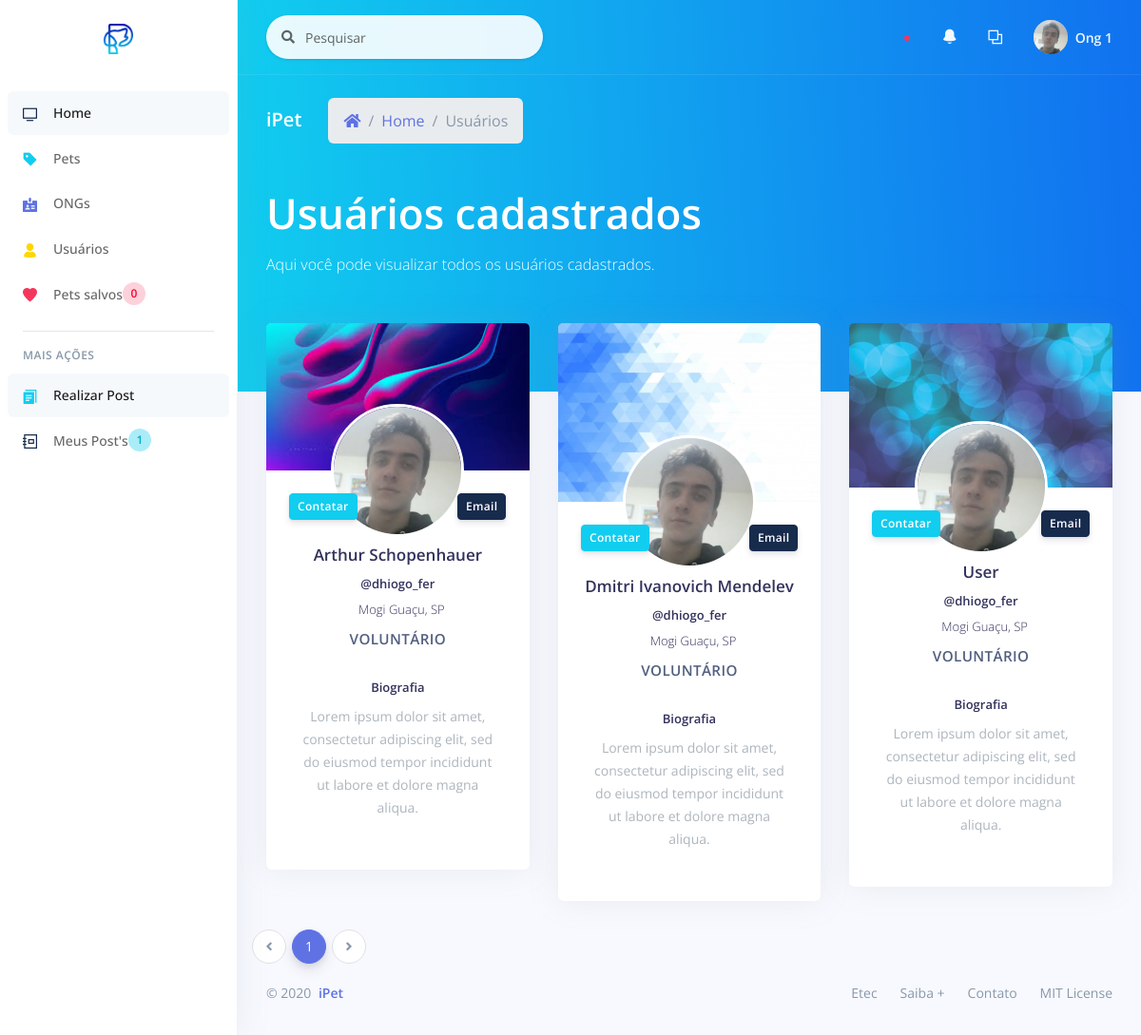
Page /_site/_ong/list/list_users.php (signed in) on the committed database.
### tables this page shows
CREATE TABLE `user` (
  `id_user` int(11) NOT NULL,
  `ranking` int(11) NOT NULL,
  `name` varchar(200) NOT NULL,
  `email` varchar(100) NOT NULL,
  `password` varchar(100) NOT NULL,
  `cpf` varchar(30) NOT NULL,
  `telephone` varchar(30) DEFAULT NULL,
  `instagram` varchar(100) DEFAULT NULL,
  `street` varchar(100) DEFAULT NULL,
  `neighborhood` varchar(100) DEFAULT NULL,
  `city` varchar(100) DEFAULT NULL,
  `uf` varchar(2) DEFAULT NULL,
  `bio` text DEFAULT NULL,
  `image` varchar(200) DEFAULT NULL,
  `banner` varchar(200) DEFAULT NULL,
  `use_terms` int(11) DEFAULT NULL,
  `status` int(11) NOT NULL
);

### _site/_ong/list/list_users.php (the view, shortened to what this page needs)
<?php
include_once('../../controller/connect.php');
?>
<!DOCTYPE html>
<html>
<head>
  <?php
    include_once "../../assets/components/styles.php";
  ?>
</head>
<body>
  <?php
    include_once "../components/sidenav.php";
  ?>
  <div class="main-content" id="panel">
    <?php
      include_once "../components/top_nav.php";
    ?>
    <div class="header bg-gradient-info pb-6">
      <div class="container-fluid">
        <div class="header-body">
          <div class="row align-items-center py-4">
            <div class="col-lg-6 col-7">
              <h6 class="h2 text-white d-inline-block mb-0">iPet</h6>
              <nav aria-label="breadcrumb" class="d-none d-md-inline-block ml-md-4">
                <ol class="breadcrumb breadcrumb-links breadcrumb-dark">
                  <li class="breadcrumb-item"><a href="<?= BASE . '_site/_ong/home.php'; ?>"><i class="fas fa-home"></i></a></li>
                  <li class="breadcrumb-item"><a href="<?= BASE . '_site/_ong/home.php'; ?>">Home</a></li>
                  <li class="breadcrumb-item active" aria-current="page">Usuários</li>
                </ol>
              </nav>
            </div>
          </div>
          <div class="row">
            <div class="col">
            <h1 class="display-2 text-white">Usuários cadastrados</h1>
            <p class="text-white mt-0 mb-5">Aqui você pode visualizar todos os usuários cadastrados.</p>
            </div>
          </div>
        </div>
      </div>
    </div>
    <div class="container-fluid mt--6">
                <?php
                  $num_page_itens = 9;
                  $page = (isset($_GET['page']))? $_GET['page'] : 1;
                  $sql_num_user = "SELECT * FROM user WHERE ranking = 1 AND status = 1";
                  $res_num_user = mysqli_query($con, $sql_num_user);
                  $init = ($num_page_itens*$page)-$num_page_itens;
                  $sql_user = "SELECT * FROM user WHERE ranking = 1 AND status = 1 ORDER BY name ASC LIMIT $init, $num_page_itens";
                  $res_user = mysqli_query($con, $sql_user);
                  $array_user = mysqli_fetch_assoc($res_user);
                  $quanty_users = mysqli_num_rows($res_num_user);
                  $num_pages = ceil($quanty_users/$num_page_itens);
                ?>
      <div class="row">
      <?php
        if($quanty_users):
        do{
      ?>
        <div class="col-xl-4 order-xl-2">
          <div class="card card-profile">
            <img src="<?= PUBLICO . 'img/theme/' . $array_user['banner']; ?>" alt="Imagem de capa" class="card-img-top">
            <div class="row justify-content-center">
              <div class="col-lg-3 order-lg-2">
                <div class="card-profile-image">
                  <a href="#">
                    <img src="<?= PUBLICO . 'img/users/' . $array_user['image']; ?>" class="rounded-circle">
                  </a>
                </div>
              </div>
            </div>
            <div class="card-header text-center border-0 pt-8 pt-md-4 pb-0 pb-md-4">
              <div class="d-flex justify-content-between">
                <button type="button" data-toggle="modal" class="btn btn-sm btn-info  mr-4" data-target="#modalContatar<?= $array_user['id_user']; ?>">Contatar</button>
                <button type="button" data-toggle="modal" class="btn btn-sm btn-default float-right" data-target="#modalEmail<?= $array_user['id_user']; ?>">Email</button>
              </div>
            </div>
            <div class="card-body pt-0">
              <div class="text-center">
                <h5 class="h3">
                <?= $array_user['name']; ?>
                </h5>
                <h6 class="h5">
                <?= $array_user['instagram']; ?>
                </h6>
                <div class="h5 font-weight-300">
                  <i class="ni location_pin mr-2"></i><?= $array_user['city'] . ", " . $array_user['uf']; ?>
                </div>
                <span class="heading">
                  <?php
                    if($array_user['ranking'] == 1){
                      echo "Voluntário";
                    } elseif ($array_user['ranking'] == 2) {
                      echo "ONG";
                    } elseif ($array_user['ranking'] == 3) {
                      echo "Administrador";
                    } else {
                      echo "Oops, ocorreu um erro...";
                    }
                  ?>
                </span>
              </div>
              <div class="row">
                <div class="col">
                  <div class="card-profile-stats d-flex justify-content-center">
                    <div>
                      <h5>Biografia</h5>
                      <span class="description"><?= $array_user['bio'];?></span>
                    </div>
                  </div>
                </div>
              </div>
            </div>
          </div>
        </div>
      <?php
        } while($array_user = mysqli_fetch_assoc($res_user));
      ?>
      </div>
      <div class="row">
      <nav aria-label="...">
                    <ul class="pagination">
                      <li class="page-item">
                        <a class="page-link" href="list_users.php?page=<?php if($page==1){ echo 1;}else{echo $page-1;};?>" tabindex="-1">
                          <i class="fa fa-angle-left"></i>
                        </a>
                      </li>
                      <?php
                        for($i=1;$i<$num_pages+1;$i++){
                          $current = "";
                          if($page == $i){
                            $current = "active";
                          }
                      ?>
                      <li class="page-item <?= $current; ?>"><a class="page-link" href="list_users.php?page=<?= $i; ?>"><?= $i; ?></a></li>
                      <?php }?>
                      <li class="page-item">
                        <a class="page-link" href="list_users.php?page=<?php if($page<$num_pages){ echo $page+1;}else{echo $page;};?>">
                          <i class="fa fa-angle-right"></i>
                        </a>
                      </li>
                    </ul>
              </nav>
      </div>
      <?php endif; ?>
      <?php
        include_once "../../assets/components/footer.php";
      ?>
    </div>
  </div>
</body>
</html>

### rows in the picture
user: banner (picture), image (picture), name "Arthur Schopenhauer", instagram "@dhiogo_fer", city "Mogi Guaçu", uf "SP", ranking "VOLUNTÁRIO", bio "Lorem ipsum dolor sit amet, consectetur adipiscing elit, sed do eiusmod tempor incididunt ut labore et dolore magna aliqua."
user: banner (picture), image (picture), name "Dmitri Ivanovich Mendelev", instagram "@dhiogo_fer", city "Mogi Guaçu", uf "SP", ranking "VOLUNTÁRIO", bio "Lorem ipsum dolor sit amet, consectetur adipiscing elit, sed do eiusmod tempor incididunt ut labore et dolore magna aliqua."
user: banner (picture), image (picture), name "User", instagram "@dhiogo_fer", city "Mogi Guaçu", uf "SP", ranking "VOLUNTÁRIO", bio "Lorem ipsum dolor sit amet, consectetur adipiscing elit, sed do eiusmod tempor incididunt ut labore et dolore magna aliqua."

### other values in the picture
$count_favorite "0"
$count_post "1"
$_SESSION['name'] "Ong 1"
